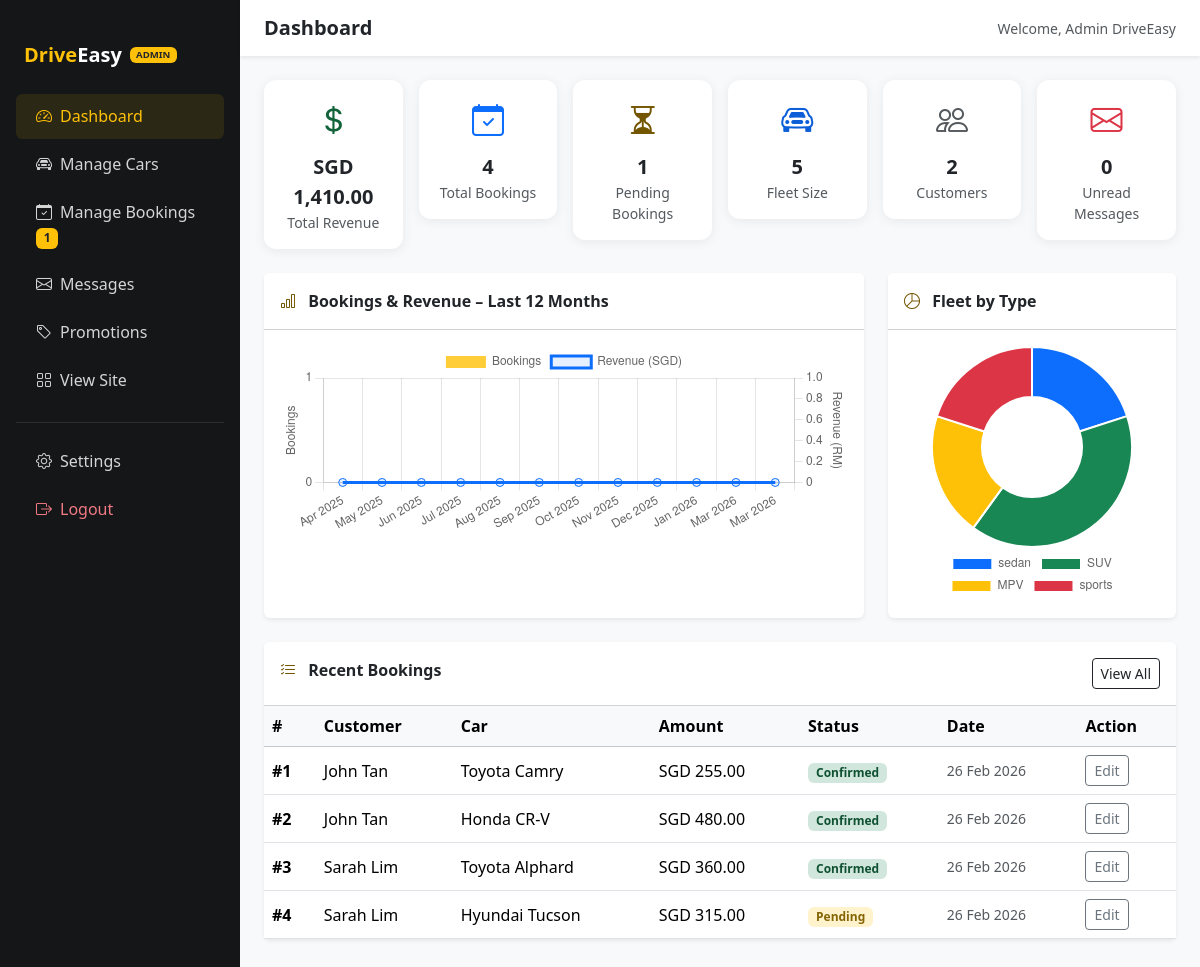
Page /admin/dashboard.php (signed in) on the committed database.
### tables this page shows
CREATE TABLE IF NOT EXISTS bookings (
    id              INT AUTO_INCREMENT PRIMARY KEY,
    user_id         INT           NOT NULL,
    car_id          INT           NOT NULL,
    pickup_location VARCHAR(150)  NOT NULL,
    start_date      DATE          NOT NULL,
    end_date        DATE          NOT NULL,
    total_cost      DECIMAL(10,2) NOT NULL,
    status          ENUM('pending','confirmed','cancelled') NOT NULL DEFAULT 'pending',
    promo_code      VARCHAR(30)   DEFAULT NULL,
    discount_amount DECIMAL(10,2) NOT NULL DEFAULT 0.00,
    notes           TEXT          DEFAULT NULL,
    created_at      TIMESTAMP DEFAULT CURRENT_TIMESTAMP,
    FOREIGN KEY (user_id) REFERENCES users(id)  ON DELETE CASCADE,
    FOREIGN KEY (car_id)  REFERENCES cars(id)   ON DELETE CASCADE
);

CREATE TABLE IF NOT EXISTS users (
    id            INT AUTO_INCREMENT PRIMARY KEY,
    name          VARCHAR(100)  NOT NULL,
    email         VARCHAR(150)  NOT NULL UNIQUE,
    password_hash VARCHAR(255)  NOT NULL,
    role          ENUM('user','admin') NOT NULL DEFAULT 'user',
    created_at    TIMESTAMP DEFAULT CURRENT_TIMESTAMP
);

CREATE TABLE IF NOT EXISTS cars (
    id            INT AUTO_INCREMENT PRIMARY KEY,
    brand         VARCHAR(50)   NOT NULL,
    model         VARCHAR(50)   NOT NULL,
    year          YEAR          NOT NULL,
    type          ENUM('sedan','SUV','MPV','sports') NOT NULL,
    daily_rate    DECIMAL(10,2) NOT NULL,
    status        ENUM('available','unavailable') NOT NULL DEFAULT 'available',
    image_path    VARCHAR(255)  DEFAULT 'assets/images/placeholder.jpg',
    description   TEXT,
    seats         TINYINT       NOT NULL DEFAULT 5,
    transmission  ENUM('automatic','manual') NOT NULL DEFAULT 'automatic',
    fuel_type     VARCHAR(30)   NOT NULL DEFAULT 'Petrol',
    mileage       VARCHAR(30)   DEFAULT 'Unlimited',
    created_at    TIMESTAMP DEFAULT CURRENT_TIMESTAMP
);

### includes/auth.php (called while the page is built, shortened)
<?php
function currentUserName(): string
{
    return htmlspecialchars($_SESSION['user_name'] ?? '', ENT_QUOTES, 'UTF-8');
}

### admin/dashboard.php (the view, shortened to what this page needs)
<?php
require_once dirname(__DIR__) . '/includes/db.php';
require_once dirname(__DIR__) . '/includes/auth.php';
$stats = [
    'total_cars'     => $pdo->query("SELECT COUNT(*) FROM cars")->fetchColumn(),
    'available_cars' => $pdo->query("SELECT COUNT(*) FROM cars WHERE status='available'")->fetchColumn(),
    'total_bookings' => $pdo->query("SELECT COUNT(*) FROM bookings")->fetchColumn(),
    'pending_books'  => $pdo->query("SELECT COUNT(*) FROM bookings WHERE status='pending'")->fetchColumn(),
    'total_users'    => $pdo->query("SELECT COUNT(*) FROM users WHERE role='user'")->fetchColumn(),
    'total_revenue'  => $pdo->query("SELECT COALESCE(SUM(total_cost),0) FROM bookings WHERE status!='cancelled'")->fetchColumn(),
    'unread_msgs'    => $pdo->query("SELECT COUNT(*) FROM contact_messages WHERE is_read=0")->fetchColumn(),
];
$recentBookings = $pdo->query(
    "SELECT b.id, b.status, b.total_cost, b.created_at,
            u.name AS customer, c.brand, c.model
     FROM bookings b
     JOIN users u ON u.id = b.user_id
     JOIN cars  c ON c.id = b.car_id
     ORDER BY b.created_at DESC
     LIMIT 8"
)->fetchAll();
$chartLabels   = [];
$chartCounts   = [];
$chartRevenue  = [];
$now = new DateTime();
for ($i = 11; $i >= 0; $i--) {
    $d = clone $now;
    $d->modify("-{$i} months");
    $label = $d->format('M Y');
    $chartLabels[]  = $label;
    $found = false;
    if (!$found) {
        $chartCounts[]  = 0;
        $chartRevenue[] = 0;
    }
}
$carTypeData = $pdo->query(
    "SELECT type, COUNT(*) as cnt FROM cars GROUP BY type"
)->fetchAll();
?>
<!DOCTYPE html>
<html lang="en">
<head>
    <link rel="stylesheet" href="https://cdn.jsdelivr.net/npm/bootstrap@5.3.2/dist/css/bootstrap.min.css">
    <link rel="stylesheet" href="https://cdn.jsdelivr.net/npm/bootstrap-icons@1.11.3/font/bootstrap-icons.min.css">
    <link rel="stylesheet" href="/assets/css/style.css">
</head>
<body>
<div class="d-flex" style="min-height:100vh;">
    <nav class="admin-sidebar d-none d-lg-flex flex-column" style="width:240px; flex-shrink:0;"
         aria-label="Admin navigation">
        <a href="/admin/dashboard.php" class="d-flex align-items-center gap-2 px-4 py-3 text-decoration-none mb-2">
            <span class="fw-bold fs-5">
                <span class="text-warning">Drive</span><span class="text-white">Easy</span>
            </span>
            <span class="badge bg-warning text-dark" style="font-size:0.6rem;">ADMIN</span>
        </a>
        <div class="px-3">
            <ul class="nav flex-column">
                <li class="nav-item">
                    <a class="nav-link active" href="/admin/dashboard.php">
                        <i class="bi bi-speedometer2 me-2" aria-hidden="true"></i>Dashboard
                    </a>
                </li>
                <li class="nav-item">
                    <a class="nav-link" href="/admin/manage-cars.php">
                        <i class="bi bi-car-front me-2" aria-hidden="true"></i>Manage Cars
                    </a>
                </li>
                <li class="nav-item">
                    <a class="nav-link" href="/admin/manage-bookings.php">
                        <i class="bi bi-calendar-check me-2" aria-hidden="true"></i>Manage Bookings
                        <?php if ($stats['pending_books'] > 0): ?>
                        <span class="badge bg-warning text-dark ms-auto">
                            <?= (int)$stats['pending_books'] ?>
                        </span>
                        <?php endif; ?>
                    </a>
                </li>
                <li class="nav-item">
                    <a class="nav-link" href="/admin/manage-messages.php">
                        <i class="bi bi-envelope me-2" aria-hidden="true"></i>Messages
                    </a>
                </li>
                <li class="nav-item">
                    <a class="nav-link" href="/admin/manage-promotion.php">
                        <i class="bi bi-tag me-2" aria-hidden="true"></i>Promotions
                    </a>
                </li>
                <li class="nav-item">
                    <a class="nav-link" href="/fleet.php">
                        <i class="bi bi-grid me-2" aria-hidden="true"></i>View Site
                    </a>
                </li>
            </ul>
            <hr class="border-secondary my-3">
            <ul class="nav flex-column">
                <li class="nav-item">
                    <a class="nav-link" href="/profile.php">
                        <i class="bi bi-gear me-2" aria-hidden="true"></i>Settings
                    </a>
                </li>
                <li class="nav-item">
                    <a class="nav-link text-danger" href="/logout.php">
                        <i class="bi bi-box-arrow-right me-2" aria-hidden="true"></i>Logout
                    </a>
                </li>
            </ul>
        </div>
    </nav>
    <div class="flex-grow-1 bg-light">
        <header class="bg-white shadow-sm px-4 py-3 d-flex justify-content-between align-items-center sticky-top">
            <div class="d-flex align-items-center gap-3">
                <h1 class="h5 mb-0 fw-bold">Dashboard</h1>
            </div>
            <div class="d-flex align-items-center gap-3">
                <span class="small text-muted">
                    Welcome, <?= currentUserName() ?>
                </span>
            </div>
        </header>
        <main class="p-4">
            <div class="row g-3 mb-4">
                <?php
                $statCards = [
                    ['Total Revenue',   'SGD '.number_format((float)$stats['total_revenue'],2), 'bi-currency-dollar', 'success', '/admin/manage-bookings.php'],
                    ['Total Bookings',  $stats['total_bookings'],  'bi-calendar-check',  'primary', '/admin/manage-bookings.php'],
                    ['Pending Bookings',$stats['pending_books'],   'bi-hourglass-split', 'warning', '/admin/manage-bookings.php?status=pending'],
                    ['Fleet Size',      $stats['total_cars'],      'bi-car-front',       'info',    '/admin/manage-cars.php'],
                    ['Customers',       $stats['total_users'],     'bi-people',          'secondary','/index.php'],
                    ['Unread Messages', $stats['unread_msgs'],     'bi-envelope',        'danger',  '/admin/manage-messages.php'],
                ];
                foreach ($statCards as $sc): ?>
                <div class="col-6 col-md-4 col-xl-2">
                    <a href="<?= $sc[4] ?>" class="text-decoration-none">
                        <div class="card admin-stat-card text-center p-3">
                            <i class="bi <?= $sc[2] ?> fs-2 text-<?= $sc[3] ?> mb-2"
                               aria-hidden="true"></i>
                            <div class="fw-bold fs-5"><?= htmlspecialchars((string)$sc[1]) ?></div>
                            <div class="text-muted small"><?= htmlspecialchars($sc[0]) ?></div>
                        </div>
                    </a>
                </div>
                <?php endforeach; ?>
            </div>
            <div class="row g-4 mb-4">
                <div class="col-12 col-lg-8">
                    <div class="card border-0 shadow-sm h-100">
                        <div class="card-header bg-white fw-bold py-3">
                            <i class="bi bi-bar-chart me-2" style="color:#735500;" aria-hidden="true"></i>
                            Bookings &amp; Revenue – Last 12 Months
                        </div>
                        <div class="card-body">
                            <canvas id="bookingsChart" aria-label="Bookings per month bar chart"
                                    role="img" height="100"></canvas>
                        </div>
                    </div>
                </div>
                <div class="col-12 col-lg-4">
                    <div class="card border-0 shadow-sm h-100">
                        <div class="card-header bg-white fw-bold py-3">
                            <i class="bi bi-pie-chart me-2" style="color:#735500;" aria-hidden="true"></i>
                            Fleet by Type
                        </div>
                        <div class="card-body d-flex align-items-center justify-content-center">
                            <canvas id="fleetChart" aria-label="Fleet type doughnut chart"
                                    role="img" width="200" height="200"></canvas>
                        </div>
                    </div>
                </div>
            </div>
            <div class="card border-0 shadow-sm mb-4">
                <div class="card-header bg-white fw-bold py-3 d-flex justify-content-between">
                    <span>
                        <i class="bi bi-list-check me-2" style="color:#735500;" aria-hidden="true"></i>
                        Recent Bookings
                    </span>
                    <a href="/admin/manage-bookings.php" class="btn btn-sm btn-outline-dark">
                        View All
                    </a>
                </div>
                <div class="card-body p-0">
                    <div class="table-responsive">
                        <table class="table table-hover align-middle mb-0">
                            <thead class="table-light">
                                <tr>
                                    <th scope="col">#</th>
                                    <th scope="col">Customer</th>
                                    <th scope="col">Car</th>
                                    <th scope="col">Amount</th>
                                    <th scope="col">Status</th>
                                    <th scope="col">Date</th>
                                    <th scope="col">Action</th>
                                </tr>
                            </thead>
                            <tbody>
                                <?php foreach ($recentBookings as $b): ?>
                                <tr>
                                    <td class="fw-semibold">#<?= (int)$b['id'] ?></td>
                                    <td><?= htmlspecialchars($b['customer']) ?></td>
                                    <td><?= htmlspecialchars($b['brand'] . ' ' . $b['model']) ?></td>
                                    <td>SGD <?= number_format((float)$b['total_cost'], 2) ?></td>
                                    <td>
                                        <span class="badge status-<?= htmlspecialchars($b['status']) ?> px-2 py-1 text-capitalize">
                                            <?= htmlspecialchars($b['status']) ?>
                                        </span>
                                    </td>
                                    <td class="text-muted small">
                                        <?= htmlspecialchars(date('d M Y', strtotime($b['created_at']))) ?>
                                    </td>
                                    <td>
                                        <a href="/admin/manage-bookings.php?edit=<?= (int)$b['id'] ?>"
                                           class="btn btn-xs btn-outline-secondary btn-sm"
                                           aria-label="Edit booking #<?= (int)$b['id'] ?>">
                                            Edit
                                        </a>
                                    </td>
                                </tr>
                                <?php endforeach; ?>
                            </tbody>
                        </table>
                    </div>
                </div>
            </div>
        </main></div></div>
<script>
// ── Bookings & Revenue Bar Chart ──────────────────────────
const bCtx = document.getElementById('bookingsChart').getContext('2d');
new Chart(bCtx, {
    type: 'bar',
    data: {
        labels: <?= json_encode($chartLabels) ?>,
        datasets: [
            {
                label: 'Bookings',
                data: <?= json_encode($chartCounts) ?>,
                backgroundColor: 'rgba(255, 193, 7, 0.8)',
                borderRadius: 4,
                yAxisID: 'y',
            },
            {
                label: 'Revenue (SGD)',
                data: <?= json_encode($chartRevenue) ?>,
                type: 'line',
                borderColor: '#0d6efd',
                backgroundColor: 'rgba(13,110,253,0.1)',
                fill: true,
                tension: 0.4,
                yAxisID: 'y1',
                pointRadius: 4,
            }
        ]
    },
    options: {
        responsive: true,
        interaction: { mode: 'index', intersect: false },
        plugins: {
            legend: { position: 'top' },
            tooltip: {
                callbacks: {
                    label: ctx => ctx.datasetIndex === 1
                        ? ' SGD ' + ctx.raw.toFixed(2)
                        : ' ' + ctx.raw + ' booking(s)'
                }
            }
        },
        scales: {
            y:  { beginAtZero: true, title: { display: true, text: 'Bookings' }, ticks: { stepSize: 1 } },
            y1: { beginAtZero: true, position: 'right', title: { display: true, text: 'Revenue (RM)' },
                  grid: { drawOnChartArea: false } },
        }
    }
});
// ── Fleet Doughnut Chart ──────────────────────────────────
const fCtx = document.getElementById('fleetChart').getContext('2d');
new Chart(fCtx, {
    type: 'doughnut',
    data: {
        labels: <?= json_encode(array_column($carTypeData, 'type')) ?>,
        datasets: [{
            data:  <?= json_encode(array_column($carTypeData, 'cnt')) ?>,
            backgroundColor: ['#0d6efd','#198754','#ffc107','#dc3545'],
            hoverOffset: 8,
        }]
    },
    options: {
        responsive: true,
        plugins: {
            legend: { position: 'bottom' }
        }
    }
});
</script>
</body>
</html>

### rows in the picture
bookings: id "1", user.name "John Tan", car.model "Toyota Camry", total_cost "255.00", status "Confirmed", created_at "26 Feb 2026"
bookings: id "2", user.name "John Tan", car.model "Honda CR-V", total_cost "480.00", status "Confirmed", created_at "26 Feb 2026"
bookings: id "3", user.name "Sarah Lim", car.model "Toyota Alphard", total_cost "360.00", status "Confirmed", created_at "26 Feb 2026"
bookings: id "4", user.name "Sarah Lim", car.model "Hyundai Tucson", total_cost "315.00", status "Pending", created_at "26 Feb 2026"

### other values in the picture
$stats['pending_books'] "1"
currentUserName() "Admin DriveEasy"
$sc[1] "SGD 1,410.00"
$sc[0] "Total Revenue"
$sc[1] "4"
$sc[0] "Total Bookings"
$sc[1] "1"
$sc[0] "Pending Bookings"
$sc[1] "5"
$sc[0] "Fleet Size"
$sc[1] "2"
$sc[0] "Customers"
$sc[1] "0"
$sc[0] "Unread Messages"
chart data {{ json_encode($chartCounts) }} [0,0,0,0,0,0,0,0,0,0,0,0]
